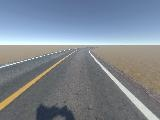
#> input picture opencv_drive_car/output/test_drive.jpg, 160 x 120 px
$ python img_analysis.py
#> lines starting #> are read from the running program, lines starting #| are printed output that depends on the picture; after the words box and inside, x2 and y2 are one past the last pixel; in counts of white or black regions, pixels touching at a corner belong together
import cv2
import numpy as np
import math

# 读取图片，并转为HSV格式
img = cv2.imread("output/test_drive.jpg")
#> img is the input picture: shape (120, 160, 3); mean B, G, R 146.5, 136, 127
img_hsv = cv2.cvtColor(img, cv2.COLOR_BGR2HSV)
#> img_hsv: shape (120, 160, 3); mean H, S, V 83.4, 46, 152.2
# 发现存在孤立的噪声点，会影响后续计算，所以使用高斯模糊进行噪声滤除
img_hsv = cv2.GaussianBlur(img_hsv, (5, 5), 1)
#> img_hsv: shape (120, 160, 3); mean H, S, V 83.4, 46, 152.2

# 定义数组，代表 HSV 空间中黄色的下界和上界
# 车道中间的黄实线
lower_yellow = np.array([15, 40, 40])
upper_yellow = np.array([45, 255, 255])
# 逐个像素检查 hsv 图像，并返回黑白图片
yellow_mask = cv2.inRange(img_hsv, lower_yellow, upper_yellow)
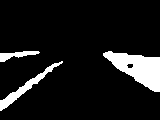
#> yellow_mask: shape (120, 160); 10% white; 3 white regions, box (x1, y1, x2, y2) and area: (103, 51, 160, 92) 1239, (0, 61, 63, 111) 476, (0, 51, 40, 62) 205
# 车道中间的白实线
lower_white = np.array([0, 0, 200])
upper_white = np.array([180, 30, 255])
white_mask = cv2.inRange(img_hsv, lower_white, upper_white)
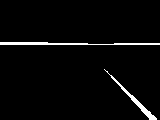
#> white_mask: shape (120, 160); 3% white; 2 white regions, box (x1, y1, x2, y2) and area: (0, 42, 160, 45) 342, (104, 69, 157, 120) 235
# 保存中间结果
# cv2.imwrite("yellow_mask_gauss.jpg", yellow_mask)
# cv2.imwrite("white_mask_gauss.jpg", white_mask)

# 基于Canny算法的边缘轮廓提取
# 黄实线边缘提取，200和400分别是阈值，一般不用修改
yellow_edge = cv2.Canny(yellow_mask, 200, 400)
#> yellow_edge: shape (120, 160); 2.1% white in thin lines or dots, all inside (x1, y1, x2, y2) = (0, 50, 160, 111)
# 白实线边缘提取
white_edge = cv2.Canny(white_mask, 200, 400)
#> white_edge: shape (120, 160); 2% white in thin lines or dots, all inside (x1, y1, x2, y2) = (0, 41, 160, 120)
# 保存中间结果
# cv2.imwrite("yellow_edge_canny.jpg", yellow_edge)
# cv2.imwrite("white_edge_canny.jpg", white_edge)


# 感兴趣区域提取函数
def region_of_interest(img, side="left"):
    """
    提取图像的感兴趣区域（ROI），只保留画面下半部分的指定侧，遮挡其他区域
    :param img: 输入的图像（通常是单通道的边缘检测图或掩膜图）
    :param side: 指定提取哪一侧。"left"提取左下区(找黄线), "right"提取右下区(找白线)
    :return: 只包含感兴趣区域内容的图像
    """
    height, width = img.shape
    # 创建一个与原图大小相同的全黑掩膜（单通道，像素值全为0）
    mask = np.zeros_like(img)
    # 计算图像中心和底部的关键坐标（使用 // 整除，避免浮点数）
    mid_x = width // 2
    mid_y = height // 2

    # ---------------- 构建多边形顶点坐标 ----------------
    # 原点(0,0)在图像左上角：向右为X正方向，向下为Y正方向
    # 提取逻辑：只看画面的下半部分（Y从 mid_y 到 height）
    if side == "left":
        # 左侧区域：X 范围从 0 到 mid_x
        x_start, x_end = 0, mid_x
    else:
        # 右侧区域：X 范围从 mid_x 到 width
        x_start, x_end = mid_x, width

    # 定义多边形的四个顶点（按照顺时针或逆时针顺序连接）
    # 左上角 -> 右上角 -> 右下角 -> 左下角
    polygon = np.array([[
        (x_start, mid_y),
        (x_end, mid_y),
        (x_end, height),
        (x_start, height)
    ]], np.int32)

    # 在全黑的mask上，用白色(255)填充上面定义的多边形区域，形成透视窗
    cv2.fillPoly(mask, polygon, 255)
    # 提取感兴趣区域，cv2.bitwise_and 进行按位与运算：
    # mask中黑色的区域(0)与原图做 AND，会把原图对应区域变成黑色(0)，相当于"遮挡"
    # mask中白色的区域(255)与原图做 AND，会保留原图原本的像素值，相当于"透视"
    cropped_img = cv2.bitwise_and(img, mask)

    return cropped_img


# 只保留画面左下方的区域（寻找左侧黄线）
yellow_cropped = region_of_interest(yellow_edge, side="left")
#> in region_of_interest, `cv2.fillPoly(mask, polygon, 255)`:
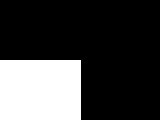
#> mask: shape (120, 160); 25.3% white; 1 white region, box (x1, y1, x2, y2) and area: (0, 60, 81, 120) 4860
#> in region_of_interest, `cropped_img = cv2.bitwise_and(img, mask)`: cropped_img: shape (120, 160); 0.94% white in thin lines or dots, all inside (x1, y1, x2, y2) = (0, 60, 63, 111)
# 只保留画面右下方的区域（寻找右侧白线）
white_cropped = region_of_interest(white_edge, side="right")
#> call 2 of region_of_interest, with side = 'right'
#> in region_of_interest (call 2), `cv2.fillPoly(mask, polygon, 255)`:
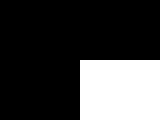
#> mask: shape (120, 160); 25% white; 1 white region, box (x1, y1, x2, y2) and area: (80, 60, 160, 120) 4800
#> in region_of_interest (call 2), `cropped_img = cv2.bitwise_and(img, mask)`:
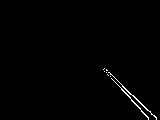
#> cropped_img: shape (120, 160); 0.82% white in thin lines or dots, all inside (x1, y1, x2, y2) = (103, 68, 157, 120)
# cv2.imwrite("yellow_cropped.jpg", yellow_cropped)
# cv2.imwrite("white_cropped.jpg", white_cropped)

# 基于霍夫变换的直线检测
# 距离分辨率，以像素为单位。设为1表示搜索直线时，每次移动1个像素的距离
rho = 1
# 角度分辨率，以弧度为单位。np.pi / 180 等于 1度，表示每次搜索旋转1度
angle = np.pi / 180
# 一条直线至少需要经过多少个像素点才会被确认为有效直线（投票数阈值）
min_thr = 10

# 对黄色区域的裁剪图进行直线检测
#   yellow_cropped: 输入的边缘图像（单通道黑白图）
#   rho, angle, min_thr: 上面定义的基础参数
#   np.array([]): 占位参数，在旧版OpenCV中用于指定输出向量，现在通常传空数组即可
#   minLineLength=8: 能被接受的最短线段长度。小于8个像素的线段将被丢弃（过滤小噪点）
#   maxLineGap=8: 允许连接的最大线段间隙。如果两条断开的线段间隙小于8像素，会被合并成一条线（修复车道线被遮挡断裂的问题）
yellow_lines = cv2.HoughLinesP(yellow_cropped, rho, angle, min_thr, np.array([]), minLineLength=8, maxLineGap=8)
#> yellow_lines = [[7, 107, 62, 61], [2, 99, 24, 84], [0, 99, 44, 71], [25, 82, 56, 62], [5, 108, 34, 83], [47, 72, 62, 63]]
# 对白色区域的裁剪图进行直线检测
white_lines = cv2.HoughLinesP(white_cropped, rho, angle, min_thr, np.array([]), minLineLength=8, maxLineGap=8)
#> white_lines = [[106, 69, 156, 117], [103, 69, 148, 118], [122, 86, 156, 119], [123, 90, 140, 108]]

# 输出格式通常为: [[[x1, y1, x2, y2]], [[x1, y1, x2, y2]], ...]，其中 (x1, y1) 是线段起点，(x2, y2) 是线段终点
# # 打印检测到的黄色线段数组
# print("黄色线段坐标：")
# print(yellow_lines)
# # 打印检测到的白色线段数组
# print("白色线段坐标：")
# print(white_lines)


# 由于检测到多条线段，我们只需要两条车道线，可以对检测到的小线段进行聚类和平均
def make_points(img, line_params):
    """
    根据直线的斜率和截距，结合图像高度，计算直线在画面中的起点和终点像素坐标
    :param img: 输入图像（用于获取图像高度）
    :param line_params: 包含斜率和截距的元组/数组 (slope, intercept)
    :return: 包含两个端点坐标的数组 [x1, y1, x2, y2]
    """
    height, width, _ = img.shape
    slope, intercept = line_params

    # 设定直线绘制的纵向范围：从图像底部 (y1) 到图像中线 (y2)
    y1 = height
    y2 = int(height * 0.5)

    # 根据直线方程 y = slope * x + intercept 推导 x = (y - intercept) / slope
    x1 = int((y1 - intercept) / slope)
    x2 = int((y2 - intercept) / slope)

    return np.array([x1, y1, x2, y2])


def average_lines(img, lines, direction):
    """
    对检测到的多条小线段进行聚类和平均，拟合出一条完整的车道线
    :param img: 输入图像
    :param lines: 霍夫变换检测到的线段列表
    :param direction: 车道方向，"left"（左侧黄线）或 "right"（右侧白线）
    :return: 拟合后的车道线端点数组 [x1, y1, x2, y2]，若未检测到则返回空列表
    """
    lane_line_coords = []  # coords，坐标

    # 如果没有检测到任何线段，直接返回空列表
    if lines is None:
        print(f"[{direction}] 没有检测到线段")
        return lane_line_coords

    valid_fits = []

    # 遍历所有检测到的线段
    for line in lines:
        for x1, y1, x2, y2 in line:
            # 只要两个点不在同一垂直线上（防止除以0），就可以拟合直线
            if x1 != x2:
                # np.polyfit 拟合（最小二乘法）一次多项式（直线），返回 [斜率(slope), 截距(intercept)]
                fit = np.polyfit((x1, x2), (y1, y2), 1)
                slope = fit[0]
                intercept = fit[1]

                # 画面左侧的线（向右上方倾斜），斜率是负数
                # 画面右侧的线（向左上方倾斜），斜率是正数
                if direction == "left" and slope < 0:
                    valid_fits.append((slope, intercept))
                elif direction == "right" and slope > 0:
                    valid_fits.append((slope, intercept))

    # 遍历完所有线段后，进行平均计算
    if len(valid_fits) > 0:
        # 对所有有效线段的斜率和截距求平均值，axis=0 表示按列求平均
        avg_fit = np.average(valid_fits, axis=0)
        # 将平均后的斜率和截距转换为图像上的像素坐标点
        lane_line_coords = make_points(img, avg_fit)

    return lane_line_coords


# 在进行几何计算和绘图时，依然使用最初的 img
# 聚合左侧黄线（传入 direction="left"）
yellow_lane = average_lines(img, yellow_lines, direction="left")
#> the loop in average_lines, `for line in lines:` made 6 passes
#> after the loop in average_lines, `for line in lines:`: valid_fits = [(-0.836, 112.9), (-0.682, 100.4), (-0.636, 99), (-0.645, 98.13), (-0.862, 112.3), (-0.6, 100.2)]
#> in average_lines, `avg_fit = np.average(valid_fits, axis=0)`: avg_fit = [-0.71, 103.8]
#> in make_points, `slope, intercept = line_params`: slope = -0.71; intercept = 103.8
#> in make_points, `x1 = int((y1 - intercept) / slope)`: x1 = -22
#> in make_points, `x2 = int((y2 - intercept) / slope)`: x2 = 61
#> in average_lines, `lane_line_coords = make_points(img, avg_fit)`: lane_line_coords = [-22, 120, 61, 60]
#> yellow_lane = [-22, 120, 61, 60]
# 聚合右侧白线（传入 direction="right"）
white_lane = average_lines(img, white_lines, direction="right")
#> the loop in average_lines (call 2), `for line in lines:` made 4 passes
#> white_lane = [154, 120, 95, 60]
# print("拟合后的左侧黄线坐标:", yellow_lane)
# print("拟合后的右侧白线坐标:", white_lane)


# 可视化检测到的线段
def draw_lane_line(img, lane_line, line_color=(0, 0, 255), line_width=3):
    # 创建一个与原图大小相同的全黑遮罩图层（用于单独画线）
    line_mask = np.zeros_like(img)

    # 如果没有检测到线，直接返回原图
    if lane_line is None or len(lane_line) == 0:
        return img
    # 之前的数学计算可能产生浮点数，而 cv2.line 绝对不接受浮点数坐标
    x1, y1, x2, y2 = map(int, lane_line)

    # 在黑色的遮罩图层上画出实心的线条
    cv2.line(line_mask, (x1, y1), (x2, y2), line_color, line_width)
    # 将原图与线条遮罩进行融合叠加
    # cv2.addWeighted(图1, 权重1, 图2, 权重2, 亮度调节值)
    # img 权重 0.8：原图稍微变暗一点，形成透视感；line_mask 权重 1.0：线条保持原色亮度
    blended_img = cv2.addWeighted(img, 0.8, line_mask, 1.0, 1.0)

    return blended_img


# 分别保存黄线和白线的图片（验证单条线是否准确）
# 左侧黄线用红色 (0, 0, 255)
img_yellow = draw_lane_line(img, yellow_lane, line_color=(0, 0, 255), line_width=3)
#> in draw_lane_line, `x1, y1, x2, y2 = map(int, lane_line)`: x1 = -22; y1 = 120; x2 = 61; y2 = 60
#> in draw_lane_line, `blended_img = cv2.addWeighted(img, 0.8, line_mask, 1.0, 1.0)`:
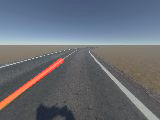
#> blended_img: shape (120, 160, 3); mean B, G, R 118.2, 109.8, 105.2
# 右侧白线用蓝色 (255, 0, 0)，以示区分
img_white = draw_lane_line(img, white_lane, line_color=(255, 0, 0), line_width=3)
#> call 2 of draw_lane_line, with lane_line = array of shape (4,), line_color = (255, 0, 0), line_width = 3
#> in draw_lane_line (call 2), `x1, y1, x2, y2 = map(int, lane_line)`: x1 = 154; x2 = 95
#> in draw_lane_line (call 2), `blended_img = cv2.addWeighted(img, 0.8, line_mask, 1.0, 1.0)`:
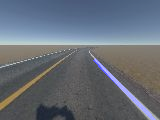
#> blended_img: shape (120, 160, 3); mean B, G, R 120, 109.8, 102.6
# cv2.imwrite("img_yellow_lane.jpg", img_yellow)
# cv2.imwrite("img_white_lane.jpg", img_white)

# # 将两条线同时画在一张图上（这是自动驾驶最终的常见做法）
# # 先画黄线
# img_combined = draw_lane_line(img, yellow_lane, line_color=(0, 0, 255), line_width=3)
# # 在已经画了黄线的图上，继续画白线
# img_combined = draw_lane_line(img_combined, white_lane, line_color=(255, 0, 0), line_width=3)
# cv2.imwrite("img_lane_combined.jpg", img_combined)


# 动作控制
def compute_steer_angle(yellow_lane, white_lane, height, width):
    """
    根据检测到的车道线坐标，计算小车的转向角度
    :param yellow_lane: 左侧黄线端点 [x1, y1, x2, y2]，若无则为空数组
    :param white_lane: 右侧白线端点 [x1, y1, x2, y2]，若无则为空数组
    :param height: 图像高度
    :param width: 图像宽度
    :return: 归一化后的转向角度 (范围大致在 -1.0 到 1.0 之间)，若无车道线返回 None
    """
    # 默认无横向偏移（即目标在正前方）
    x_offset = 0
    # 纵向偏移量：取图像下半部分的高度（视线焦点到车底的垂直距离）
    y_offset = height // 2

    # 判断是否成功检测到线（兼容 None 和空数组的情况）
    has_yellow = yellow_lane is not None and len(yellow_lane) > 0
    has_white = white_lane is not None and len(white_lane) > 0

    # 分情况计算横向偏移量 x_offset
    if has_yellow and has_white:
        # 情况1：双线可见 - 最稳定的状态
        # 取两条线在上半部分端点的 x 坐标（x2是较远的端点）
        _, _, left_x2, _ = yellow_lane
        _, _, right_x2, _ = white_lane
        # 计算两线中点，并与画面中心对比，求出偏移量
        mid_x = (left_x2 + right_x2) / 2
        center_x = width / 2
        x_offset = mid_x - center_x
    elif has_yellow:
        # 情况2：仅见左黄线 - 小车可能偏右，需向左修
        # 优化逻辑：使用线段中心点偏离画面中心的距离，比单纯用 x2-x1 更稳定
        x1, _, x2, _ = yellow_lane
        lane_center_x = (x1 + x2) / 2
        # 假设黄线理想位置在画面（左侧）1/3 处
        target_x = width / 3
        x_offset = lane_center_x - target_x
    elif has_white:
        # 情况3：仅见右白线 - 小车可能偏左，需向右修
        x1, _, x2, _ = white_lane
        lane_center_x = (x1 + x2) / 2
        # 假设白线理想位置在画面（右侧）2/3 处
        target_x = width * 2 / 3
        x_offset = lane_center_x - target_x
    else:
        # 情况4：无线可见 - 丢失目标
        print("检测不到车道线，即将停止或保持上一次状态")
        # 使用 None 表示无效状态，比 -1 更清晰
        return None

    # 计算最终转向角度
    # 通过反正切函数计算偏移角度（弧度），角度变化与偏移距离成非线性关系，轻微偏离时微调，严重偏离时大调
    angle_to_mid_radian = math.atan(x_offset / y_offset)
    # 将弧度转换为角度
    angle_to_mid_deg = angle_to_mid_radian * 180.0 / math.pi
    # 归一化处理，将角度映射到 [-1.0, 1.0] 的区间，使用 np.clip 限制范围，防止异常值溢出
    steering_angle = np.clip(angle_to_mid_deg / 45.0, -1.0, 1.0)

    return steering_angle


img_height, img_width = img.shape[:2]
#> img_height = 120; img_width = 160
# 计算转向角
steer_angle = compute_steer_angle(yellow_lane, white_lane, img_height, img_width)
#> in compute_steer_angle, `has_yellow = yellow_lane is not None and len(yellow_lane) > 0`: has_yellow = True
#> in compute_steer_angle, `_, _, left_x2, _ = yellow_lane`: left_x2 = 61
#> in compute_steer_angle, `_, _, right_x2, _ = white_lane`: right_x2 = 95
#> in compute_steer_angle, `mid_x = (left_x2 + right_x2) / 2`: mid_x = 78
#> in compute_steer_angle, `x_offset = mid_x - center_x`: x_offset = -2
#> in compute_steer_angle, `angle_to_mid_radian = math.atan(x_offset / y_offset)`: angle_to_mid_radian = -0.0333
#> in compute_steer_angle, `angle_to_mid_deg = angle_to_mid_radian * 180.0 / math.pi`: angle_to_mid_deg = -1.91
#> in compute_steer_angle, `steering_angle = np.clip(angle_to_mid_deg / 45.0, -1.0, 1.0)`: steering_angle = -0.0424
#> steer_angle = -0.0424
#
if steer_angle is not None:
    print(f"当前转向指令: {steer_angle:.2f} (负数左转, 正数右转, 0直行)")
#| 当前转向指令: -0.04 (负数左转, 正数右转, 0直行)
else:
    print("丢失车道线，执行安全策略...")
